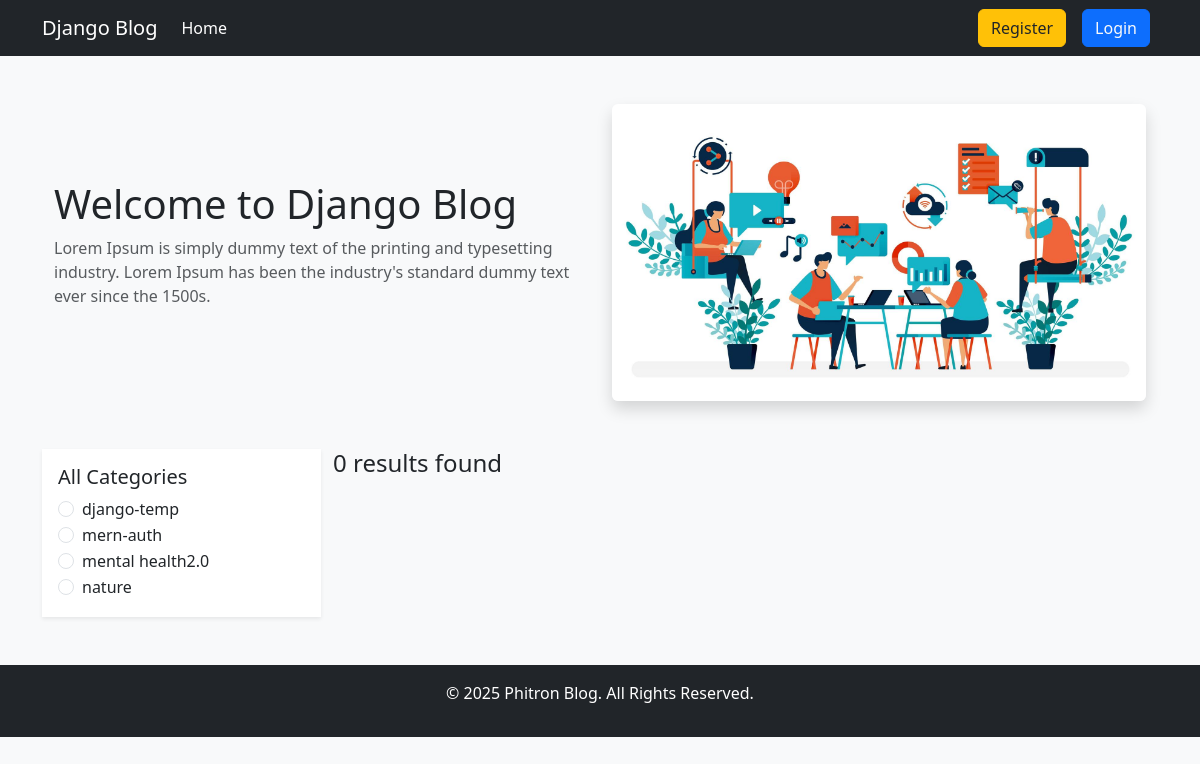
Page /category/mental-health20/ on the earlier database version.
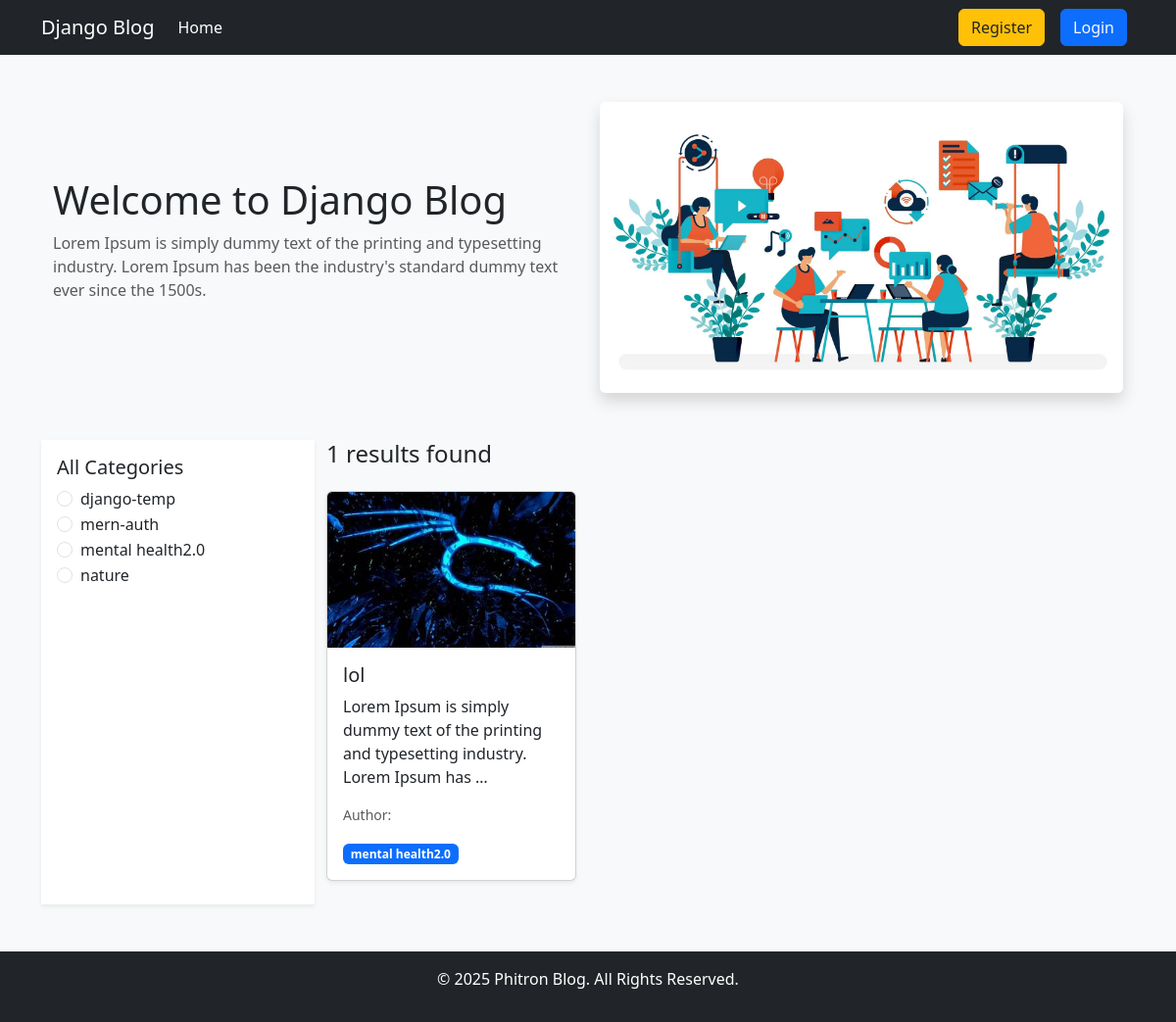
Same page on the later database version.
### categories/models.py (models this page shows, shortened)
class Category(models.Model):
     name = models.CharField(max_length=100)
     slug =  models.SlugField(max_length=100,unique=True,null=True,blank=True)

### posts/models.py (models this page shows, shortened)
class Post(models.Model):
     title = models.CharField(max_length=50)
     content = models.TextField()
     category = models.ManyToManyField(Category)
     author =  models.ForeignKey(User , on_delete=models.CASCADE)
     image = models.ImageField(upload_to='uploads/',blank=True,null=True )

### Blog_project/views.py (the view)
# urls.py: path('',views.home,name="homepage"),
def home(request, category_slug = None):
     data = Post.objects.all()
     if category_slug is not None:
         category = Category.objects.get(slug = category_slug)
         data = Post.objects.filter(category = category)
     categories = Category.objects.all()
     return render (request,'home.html',{'data':data, 'category' : categories})

### templates/home.html
{% extends 'base.html' %}
{% load static %}
{% block content %}
<div class="container my-5">
  <div class="row align-items-center text-center text-md-start">
    <div class="col-md-6">
      <h1>Welcome to Django Blog</h1>
      <p class="text-muted">
        Lorem Ipsum is simply dummy text of the printing and typesetting industry.
        Lorem Ipsum has been the industry's standard dummy text ever since the 1500s.
      </p>
    </div>
    <div class="col-md-6">
      <img src="{% static 'header.jpg' %}" class="img-fluid rounded shadow" alt="Blog Header">
    </div>
  </div>
</div>
<div class="container">
  <div class="row">
    <div class="col-md-3 bg-white p-3 shadow-sm">
      <h5>All Categories</h5>
      {% for cat in category %}
        <div class="form-check">
          <input class="form-check-input" type="radio" name="category" id="{{cat.id}}">
          <label class="form-check-label" for="{{cat.id}}">
            <a href="{% url 'category_wise_post' cat.slug %}" class="text-decoration-none text-dark">
              {{cat.name}}
            </a>
          </label>
        </div>
      {% endfor %}
    </div>
    <div class="col-md-9">
      <h4 class="mb-4">{{ data | length }} results found</h4>
      <div class="row">
        {% for post in data %}
          <div class="col-lg-4 col-md-6 mb-4">
            <div class="card h-100 shadow-sm">
              <img src="{{ post.image.url }}" class="card-img-top" alt="{{ post.title }}">
              <div class="card-body">
                <h5 class="card-title">
                  <a href="{% url 'detail_post' post.id %}" class="text-decoration-none text-dark">
                    {{ post.title }}
                  </a>
                </h5>
                <p class="card-text">{{ post.content | truncatewords:15 }}</p>
                <p class="small text-muted">Author: {{ post.author.first_name }} {{ post.author.last_name }}</p>
                <div>
                  {% for cat in post.category.all %}
                    <span class="badge bg-primary">{{ cat.name }}</span>
                  {% endfor %}
                </div>
              </div>
            </div>
          </div>
        {% endfor %}
      </div>
    </div>
  </div>
</div>
{% endblock %}

### templates/base.html (shortened to what this page needs)
<!DOCTYPE html>
<html lang="en">
  <head>
    <link
      href="https://cdn.jsdelivr.net/npm/bootstrap@5.3.0/dist/css/bootstrap.min.css"
      rel="stylesheet"
    />
  </head>
  <body class="bg-light">
    <nav class="navbar navbar-expand-lg navbar-dark bg-dark">
      <div class="container">
        <a class="navbar-brand" href="{% url 'homepage' %}">Django Blog</a>
        <div class="collapse navbar-collapse" id="navbarSupportedContent">
          <ul class="navbar-nav me-auto mb-2 mb-lg-0">
            <li class="nav-item">
              <a class="nav-link active" href="{% url 'homepage' %}">Home</a>
            </li>
          </ul>
          <ul class="navbar-nav ms-auto mb-2 mb-lg-0">
            {% if request.user.is_authenticated %}
              <li class="nav-item mx-2">
                <a class="btn btn-outline-light" href="{% url 'profile' %}">Profile</a>
              </li>
              <li class="nav-item mx-2">
                <a class="btn btn-danger" href="{% url 'user_logout' %}">Logout</a>
              </li>
            {% else %}
              <li class="nav-item mx-2">
                <a class="btn btn-warning text-dark" href="{% url 'register' %}">Register</a>
              </li>
              <li class="nav-item mx-2">
                <a class="btn btn-primary text-light" href="{% url 'user_login' %}">Login</a>
              </li>
            {% endif %}
          </ul>
        </div>
      </div>
    </nav>
    <div class="container mt-4">
      {% block content %}
      {% endblock %}
    </div>
    <footer class="bg-dark text-white text-center py-3 mt-5">
      <p>&copy; 2025 Phitron Blog. All Rights Reserved.</p>
    </footer>
  </body>
</html>

Differences in the rows shown:
added Post: image (picture), title "lol", content "Lorem Ipsum is simply dummy text of the printing and typesetting industry. Lorem Ipsum has …", Category (name "mental health2.0")
Other differences:
{{ data | length }}: "0" → "1"
